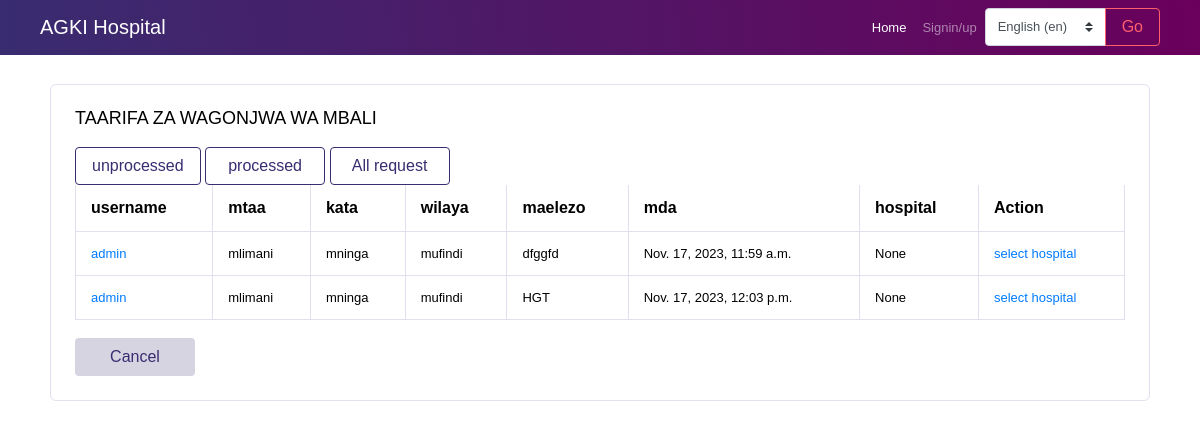
Before: /sickinfolistunprocesed/ with the older database file.
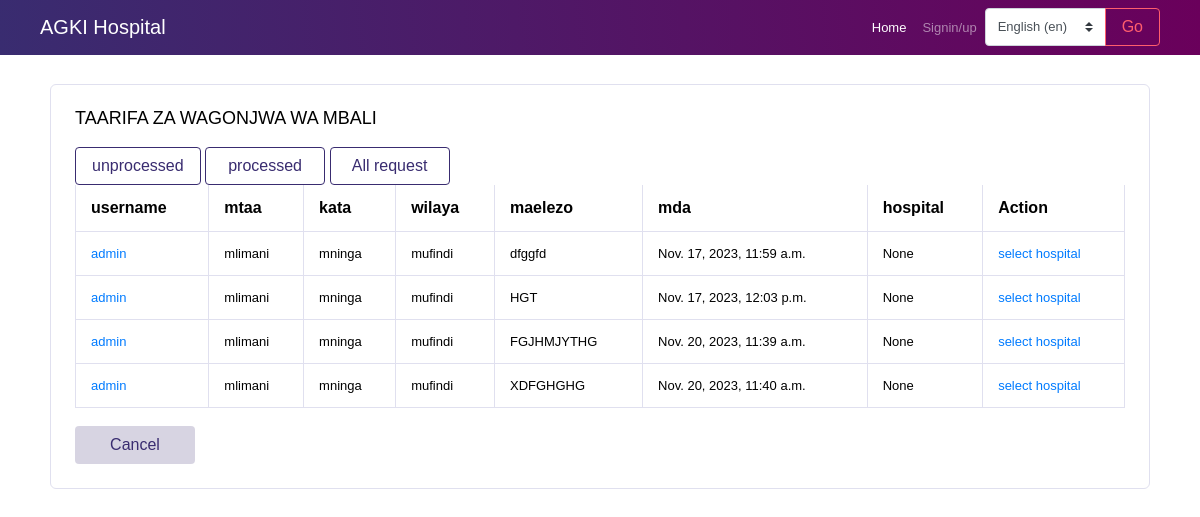
After: the same page with the newer database file.
### app/models.py (models this page shows, shortened)
class SickInfoModel(models.Model):
    user = models.ForeignKey(CustomUser,on_delete=models.CASCADE)
    mtaa = models.CharField(max_length=15)
    kata = models.CharField(max_length=30)
    wilaya = models.CharField(max_length=30)
    maelezo = models.TextField(max_length=1000)
    mda = models.DateTimeField(auto_now_add=True)
    service = models.CharField(max_length=20,null=True,blank=True)
    hospital = models.ForeignKey(HospitalRegistrationModel, on_delete=models.CASCADE,null=True,blank=True)
    hospital_assigned = models.BooleanField(default=False)

class CustomUser(AbstractUser):
    phone = models.CharField(max_length=15, null=True,blank=True)
    location = models.CharField(max_length=30, null=True, blank=True)
    department = models.ForeignKey(Department, on_delete=models.CASCADE, null=True,blank=True)
    reg_no = models.CharField(max_length=10, unique=True)
    age = models.IntegerField(null=True)
    image = models.ImageField(upload_to ='media/',blank=True,null=True)
    is_doctor = models.BooleanField(default=False)
    is_laboratorist = models.BooleanField(default=False)
    is_receptionist = models.BooleanField(default=False)
    is_pharmacist = models.BooleanField(default=False)
    is_patient = models.BooleanField(default=True)

### app/views.py (the view)
# urls.py: path('sickinfolistunprocesed/', views.sickinfolistunprocesed,name='sickinfolistunprocesed'),
def sickinfolistunprocesed(request):
    x = SickInfoModel.objects.exclude(hospital__isnull=False)
    context = {
        'x':x
    }
    return render(request,'app/sickinfolistunprocesed.html',context)

### app/templates/app/sickinfolistunprocesed.html
{% extends 'app/base.html' %}
{%block content%}
<br>
<div class="container mt-5">
<div class="col-12 grid-margin stretch-card">
    <div class="card">
      <div class="card-body">
        <h4 class="card-title">TAARIFA ZA WAGONJWA WA MBALI</h4>
        <a href="{% url 'sickinfolistunprocesed' %}"><button class='btn btn-outline-primary btn-fw'>unprocessed</button></a>
        <a href="{% url 'sickinfolistprocesed' %}"><button class='btn btn-outline-primary btn-fw'>processed</button></a>
        <a href="{% url 'sickinfolist' %}"><button class='btn btn-outline-primary btn-fw'>All request</button></a>
        <div class="table-responsive">
            {% if x %}
            <table class="table table-bordered">
                <thead>
                    <tr>
                        <th>username</th>
                        <th>mtaa</th>
                        <th>kata</th>
                        <th>wilaya </th>
                        <th>maelezo</th>
                        <th>mda</th>
                        <th>hospital</th>
                        <th>Action</th>
                    </tr>
                </thead>
                <tbody>
                    {% for i in x %}
                    <tr>
                        <td><a href="{% url 'detailedUser' i.id %}">{{i.user.username}}</a></td>
                        <td>{{i.mtaa}}</td>
                        <td>{{i.kata}}</td>
                        <td>{{i.wilaya}}</td>
                        <td>{{i.maelezo}}</td>
                        <td>{{i.mda}}</td>
                        <td>{{i.hospital}}</td>
                        <td><a href="{% url 'sickinfoEdit' i.pk %}">  select hospital</a></td>
                    </tr>
                    {% endfor %}
                </tbody>
            </table>
            {% else %}
            <br>
            <div class="alert alert-fill-primary" role="alert">
                <i class="fa fa-exclamation-triangle"></i>
                There! No info yet
              </div>
            {% endif %}
        </div>
        <br>
        <a href="{% url 'home' %}"><button class="btn btn-inverse-primary btn-fw">Cancel</button></a>
    </div>
    </div>
</div>
</div>
{%endblock%}

Changed rows visible on the page:
added SickInfoModel: user.username "admin", mtaa "mlimani", kata "mninga", wilaya "mufindi", maelezo "FGJHMJYTHG", mda "Nov. 20, 2023, 11:39 a.m.", hospital "None"
added SickInfoModel: user.username "admin", mtaa "mlimani", kata "mninga", wilaya "mufindi", maelezo "XDFGHGHG", mda "Nov. 20, 2023, 11:40 a.m.", hospital "None"
